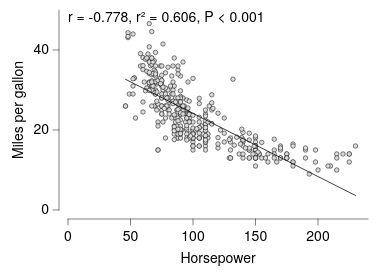

Source (Vega-Lite JSON):
### Vega-Lite specification from a JSON file in a GitHub repository (floating-point values rounded to 4 significant figures; data arrays with more than 128 entries replaced by an {"elided": "..."} marker saying what was removed)
{"background": null, "config": {"arc": {"fill": "#DBDBDB", "fillOpacity": 1.0, "innerRadius": 25.0, "padAngle": 0.03, "stroke": "black", "strokeOpacity": 1, "strokeWidth": 0.25}, "area": {"fill": "#DBDBDB", "fillOpacity": 1.0, "stroke": "black", "strokeOpacity": 1, "strokeWidth": 0.25}, "axis": {"domain": true, "domainCap": "round", "domainColor": "black", "domainWidth": 0.25, "grid": false, "gridCap": "round", "gridColor": "#F1F1F1", "gridDash": [0, 0], "gridOpacity": 1.0, "gridWidth": 0.25, "labelColor": "black", "labelFont": "HelveticaNeue", "labelFontSize": 7, "labelFontStyle": "normal", "labelFontWeight": 400, "offset": 4.5, "ticks": true, "tickCap": "round", "tickColor": "black", "tickRound": false, "tickSize": 3, "tickWidth": 0.25, "titleColor": "black", "titleFont": "HelveticaNeue", "titleFontSize": 7, "titleFontStyle": "normal", "titleFontWeight": 400}, "axisX": {"domain": true, "labelAlign": "center", "labelAngle": 0, "labels": true, "ticks": true, "translate": 0}, "axisY": {"domain": true, "labelAlign": "right", "labelAngle": 0, "labels": true, "ticks": true, "translate": 0}, "axisRight": {"domain": true, "labelAlign": "left", "labelAngle": 0, "labels": true, "ticks": true, "translate": 0}, "axisTop": {"domain": true, "labelAlign": "center", "labelAngle": 0, "labels": true, "ticks": true, "translate": 0}, "axisBand": {"tickOffset": 0}, "bar": {"fill": "#DBDBDB", "fillOpacity": 1.0, "stroke": "black", "strokeOpacity": 1, "strokeWidth": 0.25}, "boxplot": {"size": 9.0, "ticks": {"cornerRadius": 0.25, "fill": "black", "size": 4.5, "thickness": 0.25}, "box": {"fillOpacity": 1.0, "stroke": "black", "strokeOpacity": 1, "strokeWidth": 0.25}, "median": {"fill": "black", "fillOpacity": 1.0, "size": 9.0, "thickness": 0.25}, "rule": {"fill": "black", "fillOpacity": 1.0, "size": 10.0, "stroke": "black", "strokeDash": [0, 0], "strokeOpacity": 1, "strokeWidth": 0.25}, "outliers": {"color": "black", "fill": "black", "fillOpacity": 1.0, "size": 0, "stroke": "black", "strokeOpacity": 1, "strokeWidth": 0.25}}, "circle": {"fill": "black", "fillOpacity": 1.0, "size": 0.5, "stroke": null, "strokeOpacity": 1, "strokeWidth": 0.25}, "errorband": {"band": {"fillOpacity": 0.6, "stroke": null, "strokeWidth": 0.25, "strokeOpacity": 1}, "borders": {"opacity": 0, "strokeOpacity": 0.25, "strokeWidth": 1}}, "errorbar": {"opacity": 1, "rule": {"strokeDash": [0, 0], "strokeWidth": 0.5}, "ticks": {"color": "black", "cornerRadius": 0.25, "opacity": 1, "size": 6.0, "thickness": 0.5}, "thickness": 0.5}, "font": "HelveticaNeue", "geoshape": {"fill": "#DBDBDB", "fillOpacity": 1.0, "stroke": "black", "strokeOpacity": 1, "strokeWidth": 0.25}, "header": {"labelColor": "black", "labelFont": "HelveticaNeue", "labelFontSize": 7, "labelFontStyle": "normal", "labelFontWeight": 400, "titleColor": "black", "titleFont": "HelveticaNeue", "titleFontSize": 7, "titleFontStyle": "normal", "titleFontWeight": 400, "titlePadding": 0}, "legend": {"disable": false, "offset": 4.5, "gradientLength": 50.0, "gradientThickness": 5.0, "gradientOpacity": 1.0, "gradientStrokeColor": "black", "gradientStrokeWidth": 0.25, "labelColor": "black", "labelFont": "HelveticaNeue", "labelFontSize": 7, "labelFontStyle": "normal", "labelFontWeight": 400, "strokeColor": "black", "strokeWidth": 0, "symbolSize": 42, "symbolStrokeColor": "black", "symbolStrokeWidth": 0.25, "titleColor": "black", "titleFont": "HelveticaNeue", "titleFontSize": 7, "titleFontStyle": "normal", "titleFontWeight": 400}, "line": {"color": "black", "stroke": "black", "strokeCap": "round", "strokeDash": [0, 0], "strokeOpacity": 1, "strokeWidth": 0.375}, "point": {"filled": true, "fill": "#DBDBDB", "fillOpacity": 1.0, "size": 5.0, "stroke": "black", "strokeOpacity": 1, "strokeWidth": 0.25}, "range": {"category": ["#C6D9F1", "#F1C9CB", "#FEF0B9", "#CEE37A", "#7AA8E0", "#E589A3", "#FDDD5D", "#68B961", "#4177B1", "#C35082", "#E5C227", "#438156"], "diverging": {"scheme": ["#C35082", "#CE6D94", "#D989A7", "#E2A4BA", "#EABFCE", "#F1DBE2", "#F6F6F6", "#D7E0EB", "#B9CBE0", "#9BB6D5", "#7DA1C9", "#5F8CBD", "#4177B1"]}, "heatmap": {"scheme": ["#DFE9F7", "#C6D9F1", "#ADC8EC", "#94B8E6", "#7AA8E0", "#6097DA", "#4D87CA", "#4177B1", "#386898", "#2F597F", "#264A69", "#1D3A58"]}, "ordinal": {"scheme": ["#F1F1F1", "#DBDBDB", "#C6C6C6", "#B2B2B2", "#9D9D9D", "#898989", "#767676", "#636363", "#515151", "#404040", "#2F2F2F", "#1F1F1F"]}, "ramp": {"scheme": ["#DFE9F7", "#C6D9F1", "#ADC8EC", "#94B8E6", "#7AA8E0", "#6097DA", "#4D87CA", "#4177B1", "#386898", "#2F597F", "#264A69", "#1D3A58"]}}, "rule": {"color": "black", "stroke": "black", "strokeCap": "round", "strokeDash": [2, 2], "strokeOpacity": 1, "strokeWidth": 0.25}, "scale": {"bandPaddingInner": 0.1, "bandPaddingOuter": 0.1, "round": false}, "rect": {"fill": "#DBDBDB", "fillOpacity": 1.0, "stroke": "black", "strokeOpacity": 1, "strokeWidth": 0.25}, "square": {"fill": "#DBDBDB", "fillOpacity": 1.0, "size": 10.0, "stroke": "black", "strokeOpacity": 1, "strokeWidth": 0.25}, "text": {"color": "black", "font": "HelveticaNeue", "fontSize": 7, "fontStyle": "normal", "fontWeight": 400}, "title": {"anchor": "middle", "frame": "group", "color": "black", "font": "HelveticaNeue", "fontSize": 7, "fontStyle": "normal", "fontWeight": 400, "subtitleColor": "black", "subtitleFont": "HelveticaNeue", "subtitleFontSize": "HelveticaNeue", "subtitleFontStyle": "normal", "subtitleFontWeight": 400}, "view": {"continuousWidth": 150, "continuousHeight": 100, "discreteWidth": 150, "discreteHeight": 100, "fill": null, "stroke": null, "strokeWidth": 0.25}}, "layer": [{"data": {"name": "data-7285c4e2e195e5a75737a34913199f5f"}, "mark": {"type": "point"}, "encoding": {"x": {"field": "Horsepower", "title": "Horsepower", "type": "quantitative"}, "y": {"field": "Miles_per_Gallon", "title": "Miles per gallon", "type": "quantitative"}}}, {"layer": [{"data": {"name": "data-df741ee6b6ba68aef8587f34d8c5cd59"}, "mark": {"type": "line"}, "encoding": {"x": {"field": "_x", "type": "quantitative"}, "y": {"field": "_y", "type": "quantitative"}}}, {"data": {"values": [{"__dysonsphere__": 1}]}, "mark": {"type": "text", "align": "left", "angle": 0, "baseline": "top", "dx": 0, "dy": 0, "fontSize": 7, "opacity": 1.0}, "encoding": {"text": {"value": "r = -0.778, r² = 0.606, P < 0.001"}, "x": {"value": 0}, "y": {"value": 0}}}], "name": "__dysonsphere_289b330e0455c514_15"}], "$schema": "https://vega.github.io/schema/vega-lite/v6.4.1.json", "datasets": {"data-7285c4e2e195e5a75737a34913199f5f": {"elided": "392 records"}, "data-df741ee6b6ba68aef8587f34d8c5cd59": [{"_x": 46.0, "_y": 32.68, "__dysonsphere__": 1}, {"_x": 230.0, "_y": 3.632, "__dysonsphere__": 1}]}}
